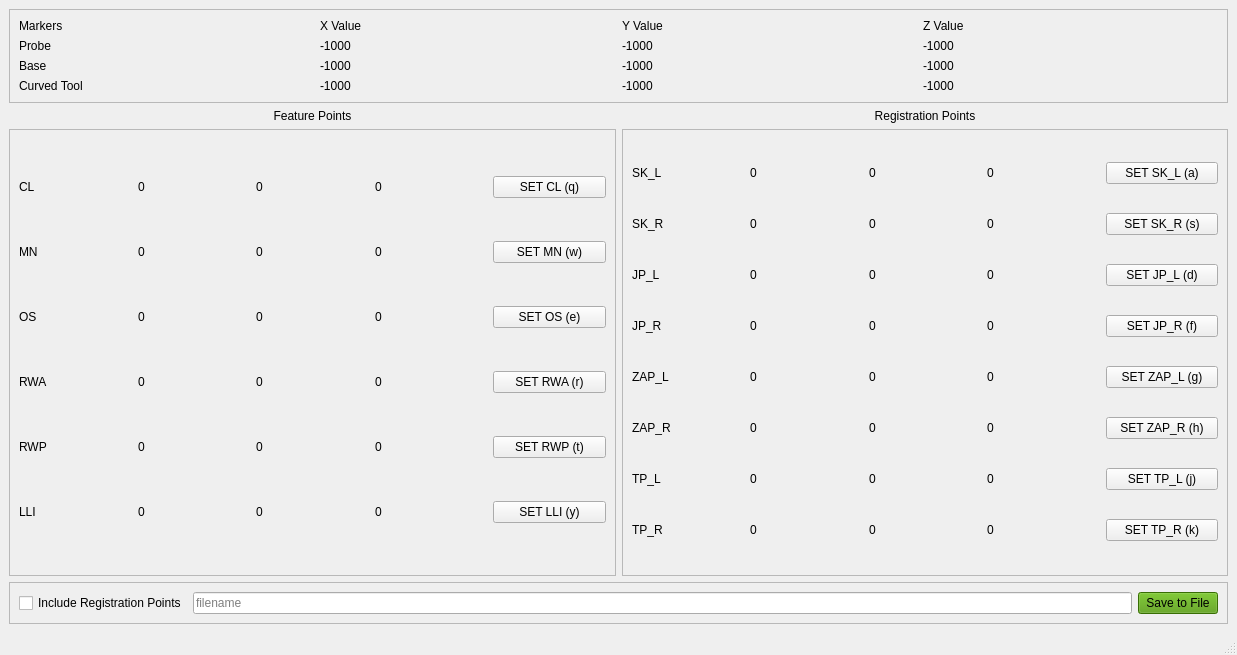
<?xml version="1.0" encoding="UTF-8"?>
<ui version="4.0">
 <class>PolarisTestProj</class>
 <widget class="QMainWindow" name="PolarisTestProj">
  <property name="enabled">
   <bool>true</bool>
  </property>
  <property name="geometry">
   <rect>
    <x>0</x>
    <y>0</y>
    <width>1237</width>
    <height>655</height>
   </rect>
  </property>
  <property name="windowTitle">
   <string>PolarisTestProj</string>
  </property>
  <widget class="QWidget" name="centralwidget">
   <layout class="QGridLayout" name="gridLayout">
    <item row="3" column="1">
     <widget class="QFrame" name="frame_4">
      <property name="frameShape">
       <enum>QFrame::StyledPanel</enum>
      </property>
      <property name="frameShadow">
       <enum>QFrame::Raised</enum>
      </property>
      <layout class="QGridLayout" name="gridLayout_5">
       <item row="0" column="0">
        <widget class="QLabel" name="sk_l_label">
         <property name="text">
          <string>SK_L</string>
         </property>
        </widget>
       </item>
       <item row="0" column="1">
        <widget class="QLabel" name="sk_l_x">
         <property name="text">
          <string>0</string>
         </property>
        </widget>
       </item>
       <item row="0" column="2">
        <widget class="QLabel" name="sk_l_y">
         <property name="text">
          <string>0</string>
         </property>
        </widget>
       </item>
       <item row="0" column="3">
        <widget class="QLabel" name="sk_l_z">
         <property name="text">
          <string>0</string>
         </property>
        </widget>
       </item>
       <item row="0" column="4">
        <widget class="QPushButton" name="set_sk_l">
         <property name="text">
          <string>SET SK_L (a)</string>
         </property>
        </widget>
       </item>
       <item row="1" column="0">
        <widget class="QLabel" name="sk_r_label">
         <property name="text">
          <string>SK_R</string>
         </property>
        </widget>
       </item>
       <item row="1" column="1">
        <widget class="QLabel" name="sk_r_x">
         <property name="text">
          <string>0</string>
         </property>
        </widget>
       </item>
       <item row="1" column="2">
        <widget class="QLabel" name="sk_r_y">
         <property name="text">
          <string>0</string>
         </property>
        </widget>
       </item>
       <item row="1" column="3">
        <widget class="QLabel" name="sk_r_z">
         <property name="text">
          <string>0</string>
         </property>
        </widget>
       </item>
       <item row="1" column="4">
        <widget class="QPushButton" name="set_sk_r">
         <property name="text">
          <string>SET SK_R (s)</string>
         </property>
        </widget>
       </item>
       <item row="2" column="0">
        <widget class="QLabel" name="jp_l_label">
         <property name="text">
          <string>JP_L</string>
         </property>
        </widget>
       </item>
       <item row="2" column="1">
        <widget class="QLabel" name="jp_l_x">
         <property name="text">
          <string>0</string>
         </property>
        </widget>
       </item>
       <item row="2" column="2">
        <widget class="QLabel" name="jp_l_y">
         <property name="text">
          <string>0</string>
         </property>
        </widget>
       </item>
       <item row="2" column="3">
        <widget class="QLabel" name="jp_l_z">
         <property name="text">
          <string>0</string>
         </property>
        </widget>
       </item>
       <item row="2" column="4">
        <widget class="QPushButton" name="set_jp_l">
         <property name="text">
          <string>SET JP_L (d)</string>
         </property>
        </widget>
       </item>
       <item row="3" column="0">
        <widget class="QLabel" name="jp_r_label">
         <property name="text">
          <string>JP_R</string>
         </property>
        </widget>
       </item>
       <item row="3" column="1">
        <widget class="QLabel" name="jp_r_x">
         <property name="text">
          <string>0</string>
         </property>
        </widget>
       </item>
       <item row="3" column="2">
        <widget class="QLabel" name="jp_r_y">
         <property name="text">
          <string>0</string>
         </property>
        </widget>
       </item>
       <item row="3" column="3">
        <widget class="QLabel" name="jp_r_z">
         <property name="text">
          <string>0</string>
         </property>
        </widget>
       </item>
       <item row="3" column="4">
        <widget class="QPushButton" name="set_jp_r">
         <property name="text">
          <string>SET JP_R (f)</string>
         </property>
        </widget>
       </item>
       <item row="4" column="0">
        <widget class="QLabel" name="zap_l_label">
         <property name="text">
          <string>ZAP_L</string>
         </property>
        </widget>
       </item>
       <item row="4" column="1">
        <widget class="QLabel" name="zap_l_x">
         <property name="text">
          <string>0</string>
         </property>
        </widget>
       </item>
       <item row="4" column="2">
        <widget class="QLabel" name="zap_l_y">
         <property name="text">
          <string>0</string>
         </property>
        </widget>
       </item>
       <item row="4" column="3">
        <widget class="QLabel" name="zap_l_z">
         <property name="text">
          <string>0</string>
         </property>
        </widget>
       </item>
       <item row="4" column="4">
        <widget class="QPushButton" name="set_zap_l">
         <property name="text">
          <string>SET ZAP_L (g)</string>
         </property>
        </widget>
       </item>
       <item row="5" column="0">
        <widget class="QLabel" name="zap_r_label">
         <property name="text">
          <string>ZAP_R</string>
         </property>
        </widget>
       </item>
       <item row="5" column="1">
        <widget class="QLabel" name="zap_r_x">
         <property name="text">
          <string>0</string>
         </property>
        </widget>
       </item>
       <item row="5" column="2">
        <widget class="QLabel" name="zap_r_y">
         <property name="text">
          <string>0</string>
         </property>
        </widget>
       </item>
       <item row="5" column="3">
        <widget class="QLabel" name="zap_r_z">
         <property name="text">
          <string>0</string>
         </property>
        </widget>
       </item>
       <item row="5" column="4">
        <widget class="QPushButton" name="set_zap_r">
         <property name="text">
          <string>SET ZAP_R (h)</string>
         </property>
        </widget>
       </item>
       <item row="6" column="0">
        <widget class="QLabel" name="tp_l_label">
         <property name="text">
          <string>TP_L</string>
         </property>
        </widget>
       </item>
       <item row="6" column="1">
        <widget class="QLabel" name="tp_l_x">
         <property name="text">
          <string>0</string>
         </property>
        </widget>
       </item>
       <item row="6" column="2">
        <widget class="QLabel" name="tp_l_y">
         <property name="text">
          <string>0</string>
         </property>
        </widget>
       </item>
       <item row="6" column="3">
        <widget class="QLabel" name="tp_l_z">
         <property name="text">
          <string>0</string>
         </property>
        </widget>
       </item>
       <item row="6" column="4">
        <widget class="QPushButton" name="set_tp_l">
         <property name="text">
          <string>SET TP_L (j)</string>
         </property>
        </widget>
       </item>
       <item row="7" column="0">
        <widget class="QLabel" name="tp_r_label">
         <property name="text">
          <string>TP_R</string>
         </property>
        </widget>
       </item>
       <item row="7" column="1">
        <widget class="QLabel" name="tp_r_x">
         <property name="text">
          <string>0</string>
         </property>
        </widget>
       </item>
       <item row="7" column="2">
        <widget class="QLabel" name="tp_r_y">
         <property name="text">
          <string>0</string>
         </property>
        </widget>
       </item>
       <item row="7" column="3">
        <widget class="QLabel" name="tp_r_z">
         <property name="text">
          <string>0</string>
         </property>
        </widget>
       </item>
       <item row="7" column="4">
        <widget class="QPushButton" name="set_tp_r">
         <property name="text">
          <string>SET TP_R (k)</string>
         </property>
        </widget>
       </item>
      </layout>
     </widget>
    </item>
    <item row="4" column="0" colspan="2">
     <widget class="QFrame" name="frame_2">
      <property name="sizePolicy">
       <sizepolicy hsizetype="Preferred" vsizetype="Fixed">
        <horstretch>0</horstretch>
        <verstretch>0</verstretch>
       </sizepolicy>
      </property>
      <property name="frameShape">
       <enum>QFrame::StyledPanel</enum>
      </property>
      <property name="frameShadow">
       <enum>QFrame::Raised</enum>
      </property>
      <layout class="QGridLayout" name="gridLayout_3">
       <item row="0" column="1">
        <widget class="QLineEdit" name="filename_box">
         <property name="text">
          <string/>
         </property>
         <property name="placeholderText">
          <string>filename</string>
         </property>
        </widget>
       </item>
       <item row="0" column="0">
        <widget class="QCheckBox" name="reg_check">
         <property name="text">
          <string>Include Registration Points</string>
         </property>
         <property name="checkable">
          <bool>true</bool>
         </property>
         <property name="tristate">
          <bool>false</bool>
         </property>
        </widget>
       </item>
       <item row="0" column="2">
        <widget class="QPushButton" name="save_values">
         <property name="styleSheet">
          <string notr="true">background-color: rgb(78, 154, 6);</string>
         </property>
         <property name="text">
          <string>Save to File</string>
         </property>
        </widget>
       </item>
      </layout>
     </widget>
    </item>
    <item row="2" column="1">
     <widget class="QLabel" name="label_14">
      <property name="sizePolicy">
       <sizepolicy hsizetype="Preferred" vsizetype="Fixed">
        <horstretch>0</horstretch>
        <verstretch>0</verstretch>
       </sizepolicy>
      </property>
      <property name="text">
       <string>Registration Points</string>
      </property>
      <property name="alignment">
       <set>Qt::AlignCenter</set>
      </property>
     </widget>
    </item>
    <item row="1" column="0" colspan="2">
     <widget class="QFrame" name="frame">
      <property name="sizePolicy">
       <sizepolicy hsizetype="Preferred" vsizetype="Fixed">
        <horstretch>0</horstretch>
        <verstretch>0</verstretch>
       </sizepolicy>
      </property>
      <property name="frameShape">
       <enum>QFrame::StyledPanel</enum>
      </property>
      <property name="frameShadow">
       <enum>QFrame::Raised</enum>
      </property>
      <layout class="QGridLayout" name="gridLayout_2">
       <item row="2" column="2">
        <widget class="QLabel" name="base_y_curr">
         <property name="text">
          <string>-1000</string>
         </property>
        </widget>
       </item>
       <item row="2" column="0">
        <widget class="QLabel" name="label_2">
         <property name="text">
          <string>Base</string>
         </property>
        </widget>
       </item>
       <item row="1" column="0">
        <widget class="QLabel" name="label">
         <property name="text">
          <string>Probe</string>
         </property>
        </widget>
       </item>
       <item row="0" column="2">
        <widget class="QLabel" name="label_11">
         <property name="text">
          <string>Y Value</string>
         </property>
        </widget>
       </item>
       <item row="0" column="1">
        <widget class="QLabel" name="label_10">
         <property name="text">
          <string>X Value</string>
         </property>
        </widget>
       </item>
       <item row="0" column="0">
        <widget class="QLabel" name="label_9">
         <property name="text">
          <string>Markers</string>
         </property>
        </widget>
       </item>
       <item row="0" column="3">
        <widget class="QLabel" name="label_12">
         <property name="text">
          <string>Z Value</string>
         </property>
        </widget>
       </item>
       <item row="2" column="1">
        <widget class="QLabel" name="base_x_curr">
         <property name="text">
          <string>-1000</string>
         </property>
        </widget>
       </item>
       <item row="1" column="3">
        <widget class="QLabel" name="wand_z_curr">
         <property name="text">
          <string>-1000</string>
         </property>
        </widget>
       </item>
       <item row="2" column="3">
        <widget class="QLabel" name="base_z_curr">
         <property name="text">
          <string>-1000</string>
         </property>
        </widget>
       </item>
       <item row="1" column="1">
        <widget class="QLabel" name="wand_x_curr">
         <property name="text">
          <string>-1000</string>
         </property>
        </widget>
       </item>
       <item row="1" column="2">
        <widget class="QLabel" name="wand_y_curr">
         <property name="text">
          <string>-1000</string>
         </property>
        </widget>
       </item>
       <item row="3" column="0">
        <widget class="QLabel" name="label_3">
         <property name="text">
          <string>Curved Tool</string>
         </property>
        </widget>
       </item>
       <item row="3" column="1">
        <widget class="QLabel" name="ctool_x_curr">
         <property name="text">
          <string>-1000</string>
         </property>
        </widget>
       </item>
       <item row="3" column="2">
        <widget class="QLabel" name="ctool_y_curr">
         <property name="text">
          <string>-1000</string>
         </property>
        </widget>
       </item>
       <item row="3" column="3">
        <widget class="QLabel" name="ctool_z_curr">
         <property name="text">
          <string>-1000</string>
         </property>
        </widget>
       </item>
      </layout>
     </widget>
    </item>
    <item row="3" column="0">
     <widget class="QFrame" name="frame_3">
      <property name="frameShape">
       <enum>QFrame::StyledPanel</enum>
      </property>
      <property name="frameShadow">
       <enum>QFrame::Raised</enum>
      </property>
      <layout class="QGridLayout" name="gridLayout_4">
       <item row="2" column="2">
        <widget class="QLabel" name="os_y">
         <property name="text">
          <string>0</string>
         </property>
        </widget>
       </item>
       <item row="1" column="3">
        <widget class="QLabel" name="mn_z">
         <property name="text">
          <string>0</string>
         </property>
        </widget>
       </item>
       <item row="3" column="0">
        <widget class="QLabel" name="rwa_label">
         <property name="text">
          <string>RWA</string>
         </property>
        </widget>
       </item>
       <item row="4" column="0">
        <widget class="QLabel" name="rwp_label">
         <property name="text">
          <string>RWP</string>
         </property>
        </widget>
       </item>
       <item row="0" column="3">
        <widget class="QLabel" name="cl_z">
         <property name="text">
          <string>0</string>
         </property>
        </widget>
       </item>
       <item row="4" column="1">
        <widget class="QLabel" name="rwp_x">
         <property name="text">
          <string>0</string>
         </property>
        </widget>
       </item>
       <item row="0" column="2">
        <widget class="QLabel" name="cl_y">
         <property name="text">
          <string>0</string>
         </property>
        </widget>
       </item>
       <item row="4" column="4">
        <widget class="QPushButton" name="set_rwp">
         <property name="text">
          <string>SET RWP (t)</string>
         </property>
        </widget>
       </item>
       <item row="2" column="1">
        <widget class="QLabel" name="os_x">
         <property name="text">
          <string>0</string>
         </property>
        </widget>
       </item>
       <item row="5" column="1">
        <widget class="QLabel" name="lli_x">
         <property name="text">
          <string>0</string>
         </property>
        </widget>
       </item>
       <item row="3" column="2">
        <widget class="QLabel" name="rwa_y">
         <property name="text">
          <string>0</string>
         </property>
        </widget>
       </item>
       <item row="2" column="3">
        <widget class="QLabel" name="os_z">
         <property name="text">
          <string>0</string>
         </property>
        </widget>
       </item>
       <item row="5" column="2">
        <widget class="QLabel" name="lli_y">
         <property name="text">
          <string>0</string>
         </property>
        </widget>
       </item>
       <item row="4" column="3">
        <widget class="QLabel" name="rwp_z">
         <property name="text">
          <string>0</string>
         </property>
        </widget>
       </item>
       <item row="0" column="1">
        <widget class="QLabel" name="cl_x">
         <property name="text">
          <string>0</string>
         </property>
        </widget>
       </item>
       <item row="0" column="4">
        <widget class="QPushButton" name="set_cl">
         <property name="text">
          <string>SET CL (q)</string>
         </property>
        </widget>
       </item>
       <item row="2" column="0">
        <widget class="QLabel" name="os_label">
         <property name="text">
          <string>OS</string>
         </property>
        </widget>
       </item>
       <item row="1" column="2">
        <widget class="QLabel" name="mn_y">
         <property name="text">
          <string>0</string>
         </property>
        </widget>
       </item>
       <item row="0" column="0">
        <widget class="QLabel" name="cl_label">
         <property name="text">
          <string>CL</string>
         </property>
        </widget>
       </item>
       <item row="5" column="0">
        <widget class="QLabel" name="lli_label">
         <property name="text">
          <string>LLI</string>
         </property>
        </widget>
       </item>
       <item row="5" column="3">
        <widget class="QLabel" name="lli_z">
         <property name="text">
          <string>0</string>
         </property>
        </widget>
       </item>
       <item row="1" column="1">
        <widget class="QLabel" name="mn_x">
         <property name="text">
          <string>0</string>
         </property>
        </widget>
       </item>
       <item row="2" column="4">
        <widget class="QPushButton" name="set_os">
         <property name="text">
          <string>SET OS (e)</string>
         </property>
        </widget>
       </item>
       <item row="3" column="4">
        <widget class="QPushButton" name="set_rwa">
         <property name="text">
          <string>SET RWA (r)</string>
         </property>
        </widget>
       </item>
       <item row="1" column="4">
        <widget class="QPushButton" name="set_mn">
         <property name="text">
          <string>SET MN (w)</string>
         </property>
        </widget>
       </item>
       <item row="3" column="3">
        <widget class="QLabel" name="rwa_z">
         <property name="text">
          <string>0</string>
         </property>
        </widget>
       </item>
       <item row="1" column="0">
        <widget class="QLabel" name="mn_label">
         <property name="text">
          <string>MN</string>
         </property>
        </widget>
       </item>
       <item row="3" column="1">
        <widget class="QLabel" name="rwa_x">
         <property name="text">
          <string>0</string>
         </property>
        </widget>
       </item>
       <item row="4" column="2">
        <widget class="QLabel" name="rwp_y">
         <property name="text">
          <string>0</string>
         </property>
        </widget>
       </item>
       <item row="5" column="4">
        <widget class="QPushButton" name="set_lli">
         <property name="text">
          <string>SET LLI (y)</string>
         </property>
        </widget>
       </item>
      </layout>
     </widget>
    </item>
    <item row="2" column="0">
     <widget class="QLabel" name="label_13">
      <property name="text">
       <string>Feature Points</string>
      </property>
      <property name="alignment">
       <set>Qt::AlignCenter</set>
      </property>
     </widget>
    </item>
   </layout>
  </widget>
  <widget class="QMenuBar" name="menubar">
   <property name="geometry">
    <rect>
     <x>0</x>
     <y>0</y>
     <width>1237</width>
     <height>22</height>
    </rect>
   </property>
  </widget>
  <widget class="QStatusBar" name="statusbar"/>
 </widget>
 <resources/>
 <connections/>
</ui>
